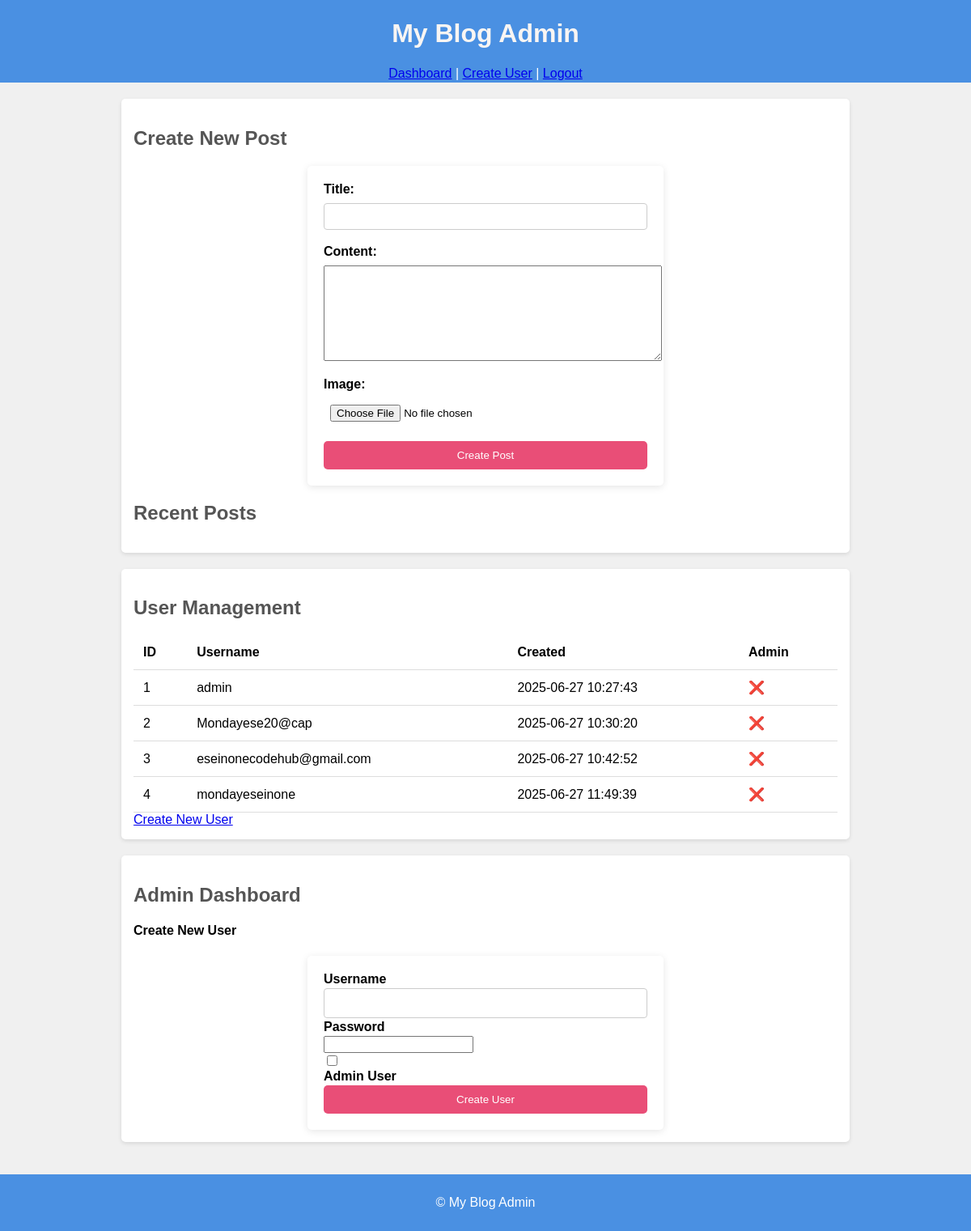
Page /admin (signed in) on the earlier database version.
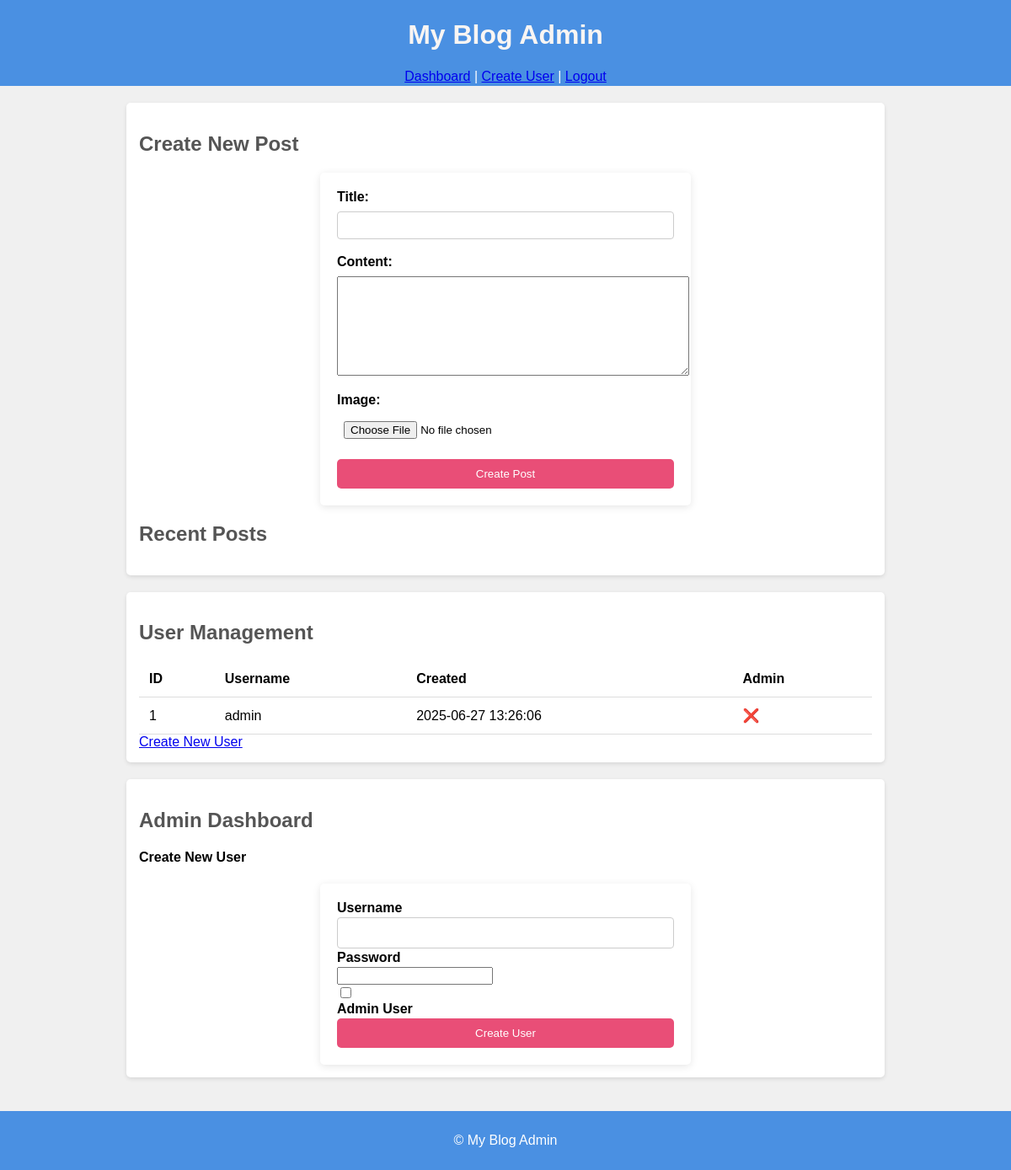
Same page on the later database version.
### tables this page shows
CREATE TABLE users (
            id INTEGER PRIMARY KEY AUTOINCREMENT,
            username TEXT NOT NULL UNIQUE,
            password TEXT NOT NULL,
            is_admin BOOLEAN DEFAULT 0,
            created_at TIMESTAMP DEFAULT CURRENT_TIMESTAMP
        );

### app.py (the view)
@app.route('/admin')
@admin_required
def admin():
    conn = get_db_connection()
    posts = conn.execute('SELECT * FROM posts ORDER BY created_at DESC').fetchall()
    users = conn.execute('SELECT id, username, created_at FROM users').fetchall()
    conn.close()
    return render_template('admin.html', posts=posts, users=users)

### app.py (called while the page is built)
def admin_required(f):
    @wraps(f)
    def decorated_function(*args, **kwargs):
        if not session.get('is_admin'):
            flash('Admin access required', 'danger')
            return redirect(url_for('admin_login'))
        return f(*args, **kwargs)
    return decorated_function

### models.py (called while the page is built)
def get_db_connection():
    conn = sqlite3.connect('blog.db')
    conn.row_factory = sqlite3.Row
    return conn

### templates/admin.html (shortened to what this page needs)
{% extends "base.html" %}
{% block content %}
<div class="admin-container">
    <section class="posts-section">
        <h2>Create New Post</h2>
        <form action="{{ url_for('create_post') }}" method="post" enctype="multipart/form-data">
            <div class="form-group">
                <label for="title">Title:</label>
                <input type="text" id="title" name="title" required>
            </div>
            <div class="form-group">
                <label for="content">Content:</label>
                <textarea id="content" name="content" required></textarea>
            </div>
            <div class="form-group">
                <label for="image">Image:</label>
                <input type="file" id="image" name="image" accept="image/*">
            </div>
            <button type="submit" class="btn-submit">Create Post</button>
        </form>
        <h2>Recent Posts</h2>
    </section>
    <section class="users-section">
        <h2>User Management</h2>
        <div class="user-list">
            <table>
                <thead>
                    <tr>
                        <th>ID</th>
                        <th>Username</th>
                        <th>Created</th>
                        <th>Admin</th>
                    </tr>
                </thead>
                <tbody>
                    {% for user in users %}
                    <tr>
                        <td>{{ user['id'] }}</td>
                        <td>{{ user['username'] }}</td>
                        <td>{{ user['created_at'] }}</td>
                        <td>{% if user['is_admin'] %}✅{% else %}❌{% endif %}</td>
                    </tr>
                    {% endfor %}
                </tbody>
            </table>
        </div>
        <a href="{{ url_for('create_user') }}" class="btn-create-user">
            Create New User
        </a>
    </section>
    <section>
        <div class="container mt-4">
            <h2>Admin Dashboard</h2>
            <div class="card mb-4">
                <div class="card-header">
                    <h4>Create New User</h4>
                </div>
                <div class="card-body">
                    <form method="POST" action="{{ url_for('create_user') }}">
                        <div class="mb-3">
                            <label for="username" class="form-label">Username</label>
                            <input type="text" class="form-control" id="username" name="username" required>
                        </div>
                        <div class="mb-3">
                            <label for="password" class="form-label">Password</label>
                            <input type="password" class="form-control" id="password" name="password" required>
                        </div>
                        <div class="mb-3 form-check">
                            <input type="checkbox" class="form-check-input" id="is_admin" name="is_admin">
                            <label class="form-check-label" for="is_admin">Admin User</label>
                        </div>
                        <button type="submit" class="btn btn-primary">Create User</button>
                    </form>
                </div>
            </div>
    </section>
</div>
{% endblock %}

### templates/base.html (shortened to what this page needs)
<!DOCTYPE html>
<html lang="en">
<head>
    <link rel="stylesheet" href="{{ url_for('static', filename='styles/admin-styles.css') }}">
    <link rel="stylesheet" href="{{ url_for('static', filename='styles/admin-styles-large.css') }}">
</head>
<body>
    <header>
        <h1>{% block header %}My Blog Admin{% endblock %}</h1>
        {% if session.get('is_admin') %}
            <nav>
                <a href="{{ url_for('admin') }}">Dashboard</a> |
                <a href="{{ url_for('create_user') }}">Create User</a> |
                <a href="{{ url_for('admin_logout') }}">Logout</a>
            </nav>
        {% endif %}
    </header>
    <main>
        {% block content %}{% endblock %}
    </main>
    <footer>
        <p>&copy;  My Blog Admin</p>
    </footer>
</body>
</html>

### static/styles/admin-styles.css (style rules this page uses)
body { font-family: Arial, sans-serif; background-color: #f0f0f0; margin: 0; padding: 0; }
h1 { color: #333; }
h2 { color: #555; }
form { margin-bottom: 20px; }
textarea { width: 100%; height: 100px; }
header { background: #4a90e2; color: #ffffff; padding: 2px; text-align: center; }
header h1 { color: #f9f5f3; }
button { background-color: #e94e77; color: white; border: none; padding: 10px 15px; cursor: pointer; border-radius: 5px; width: 100%; }
main { padding: .1rem; max-width: 800px; margin: auto; }
section { margin-bottom: 20px; background: #ffffff; padding: 15px; border-radius: 5px; box-shadow: 0 2px 5px rgba(0, 0, 0, 0.1); }
form { background: #fff; padding: 20px; border-radius: 5px; box-shadow: 0 2px 10px rgba(0, 0, 0, 0.1); max-width: 400px; margin: auto; }
label { display: block; margin-bottom: 2px; font-weight: bold; }
input[type="text"], input[type="email"] { width: 100%; padding: 10px; margin-bottom: 2px; border: 1px solid #ccc; border-radius: 4px; box-sizing: border-box; }
footer { text-align: center; padding: 10px 0; background: #4a90e2; color: #ffffff; position: relative; bottom: 0; width: 100%; }
.form-group { margin-bottom: 1rem; }
.form-group label { display: block; margin-bottom: 0.5rem; }
.form-group input, .form-group textarea { width: 100%; padding: 0.5rem; }
table { width: 100%; border-collapse: collapse; }
table th, table td { padding: 0.75rem; text-align: left; border-bottom: 1px solid #ddd; }

### static/styles/admin-styles-large.css (style rules this page uses)
@media (min-width: 541px) { main { padding: 20px; max-width: 900px; margin: auto; } }

Differences in the rows shown:
removed users: id "2", username "Mondayese20@cap", created_at "2025-06-27 10:30:20"
removed users: id "3", username "eseinonecodehub@gmail.com", created_at "2025-06-27 10:42:52"
removed users: id "4", username "mondayeseinone", created_at "2025-06-27 11:49:39"
changed users "admin": created_at "2025-06-27 10:27:43" → "2025-06-27 13:26:06"
